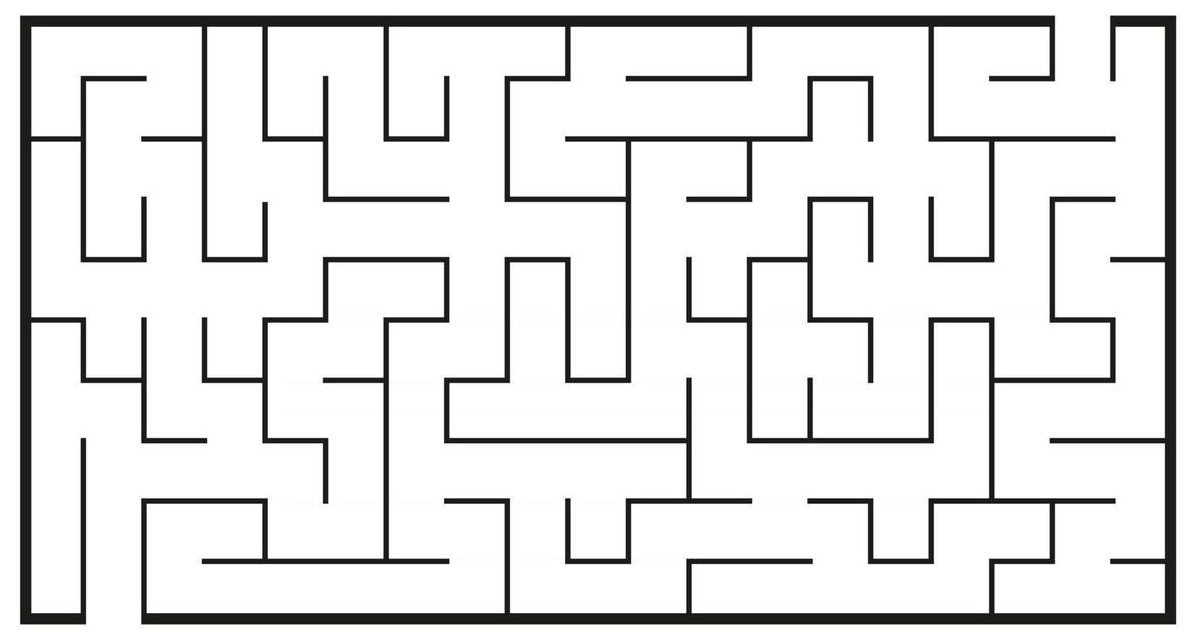
#> input picture data/map.jpg, 1187 x 636 px
$ python dataset.py
#> lines starting #> are read from the running program, lines starting #| are printed output that depends on the picture
import cv2
import numpy

def map_image_to_array(image_path, threshold=128, scale_factor=0.1):
    """
    Converts a room map image to a binary array with reduced size.

    Args:
        image_path (str): Path to the image.
        threshold (int): Threshold for binarization (default 128).
        scale_factor (float): Scaling factor to reduce the size (default 0.1).

    Returns:
        np.ndarray: Binary array where 1 is a passage, 0 is an obstacle.
    """
#> called with image_path = './map.jpg', threshold = 128, scale_factor = 0.1
    # Load the image in grayscale
    image = cv2.imread(image_path, cv2.IMREAD_GRAYSCALE)
#> image: shape (636, 1187); min 0, max 255, mean 227.6
    if image is None:
        raise ValueError("Failed to load the image. Check the path.")

    # Resize the image to reduce resolution
    new_width = int(image.shape[1] * scale_factor)
#> new_width = 118
    new_height = int(image.shape[0] * scale_factor)
#> new_height = 63
    resized_image = cv2.resize(image, (new_width, new_height), interpolation=cv2.INTER_AREA)
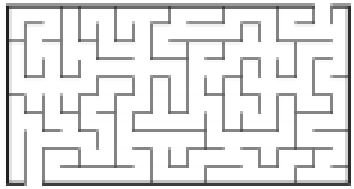
#> resized_image: shape (63, 118) (shown 3 times larger); min 31, max 255, mean 227.6

    # Binarize the image
    _, binary_image = cv2.threshold(resized_image, threshold, 1, cv2.THRESH_BINARY)
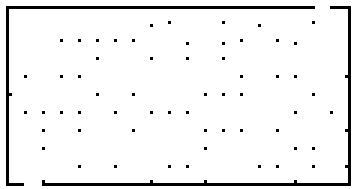
#> binary_image: shape (63, 118) (shown 3 times larger); values 0 (black) and 1 (white), 94.6% white; black in thin lines or dots

    # Invert the binary map (1 = passage, 0 = obstacle)
    # binary_map = 1 - binary_image
    binary_map = binary_image

    return binary_map

image_path = './map.jpg'  # Шлях до картинки
binary_map = map_image_to_array(image_path)

print("Бінаризована карта приміщення:")
print(binary_map)
#> (printed output is left out)

a = numpy.array(binary_map)
unique, counts = numpy.unique(a, return_counts=True)
#> unique = [0, 1]; counts = [402, 7032]

print(dict(zip(unique, counts)))
#| {0: 402, 1: 7032}
